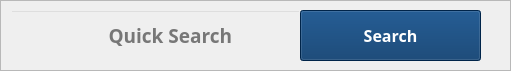
  <widget class="QFrame" name="frame_4">
   <property name="geometry">
    <rect>
     <x>1120</x>
     <y>20</y>
     <width>511</width>
     <height>71</height>
    </rect>
   </property>
   <property name="frameShape">
    <enum>QFrame::StyledPanel</enum>
   </property>
   <property name="frameShadow">
    <enum>QFrame::Raised</enum>
   </property>
   <widget class="QLineEdit" name="lineEdit_OWNER_QuickSearch_Inventory">
    <property name="geometry">
     <rect>
      <x>10</x>
      <y>10</y>
      <width>291</width>
      <height>51</height>
     </rect>
    </property>
    <property name="font">
     <font>
      <family>Montserrat ExtraBold</family>
      <pointsize>14</pointsize>
      <weight>75</weight>
      <bold>true</bold>
     </font>
    </property>
    <property name="styleSheet">
     <string notr="true">
    background-color: transparent;
    color: black;
    padding: 2px;
    text-align: center;



</string>
    </property>
    <property name="alignment">
     <set>Qt::AlignCenter</set>
    </property>
    <property name="placeholderText">
     <string>      Quick Search</string>
    </property>
    <property name="clearButtonEnabled">
     <bool>false</bool>
    </property>
   </widget>
   <widget class="QLabel" name="label_18">
    <property name="geometry">
     <rect>
      <x>10</x>
      <y>10</y>
      <width>71</width>
      <height>51</height>
     </rect>
    </property>
    <property name="styleSheet">
     <string notr="true">background: transparent;
padding: 5;
</string>
    </property>
    <property name="text">
     <string/>
    </property>
    <property name="pixmap">
     <pixmap>../resources/images/search.png</pixmap>
    </property>
    <property name="scaledContents">
     <bool>true</bool>
    </property>
   </widget>
   <widget class="QPushButton" name="pushButton_SEARCHitems">
    <property name="geometry">
     <rect>
      <x>300</x>
      <y>10</y>
      <width>181</width>
      <height>51</height>
     </rect>
    </property>
    <property name="font">
     <font>
      <family>Montserrat ExtraBold</family>
      <pointsize>12</pointsize>
      <weight>75</weight>
      <bold>true</bold>
     </font>
    </property>
    <property name="styleSheet">
     <string notr="true">    QPushButton {
        background-color: #003366;
        color: white;
        padding: 2px;
        text-align: center;
    }
    QPushButton:hover {
        background-color: rgba(0, 51, 102, 0.9);
    }</string>
    </property>
    <property name="text">
     <string>Search</string>
    </property>
   </widget>
  </widget>
